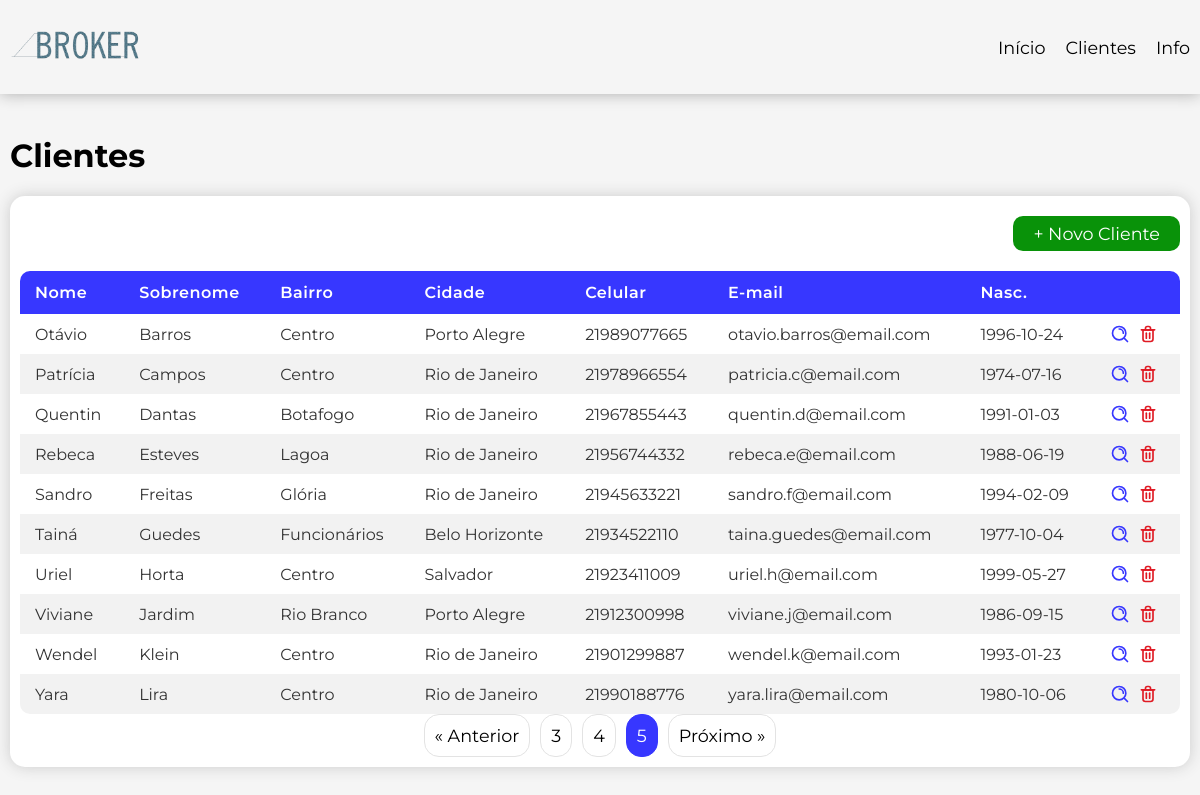
Screenshot of /clientes?page=5 with the database file from the repository.
### tables this page shows
CREATE TABLE IF NOT EXISTS addresses (
    id INT AUTO_INCREMENT NOT NULL,
    id_customer INT NOT NULL,
    street VARCHAR(100) NOT NULL,
    number INT NOT NULL,
    complement VARCHAR(10),
    neighborhood VARCHAR(100) NOT NULL,
    city VARCHAR(100) NOT NULL,
    state CHAR(2) NOT NULL,
    cep VARCHAR(8) NOT NULL,
    active BOOLEAN NOT NULL DEFAULT TRUE,
    created_at TIMESTAMP NOT NULL,
    modified_at TIMESTAMP NULL,
    deleted_at TIMESTAMP NULL,
    PRIMARY KEY(id),
    
    FOREIGN KEY(id_customer) 
    REFERENCES customers(id)
    ON DELETE CASCADE
);

CREATE TABLE IF NOT EXISTS customers (
    id INT AUTO_INCREMENT NOT NULL,
    first_name VARCHAR(40) NOT NULL,
    last_name VARCHAR(40) NOT NULL,
    cpf VARCHAR(11) UNIQUE,
    birth_date DATE,
    cellphone VARCHAR(15),
    email varchar(254),
    active BOOLEAN NOT NULL DEFAULT TRUE,
    created_at TIMESTAMP NOT NULL,
    modified_at TIMESTAMP NULL,
    deleted_at TIMESTAMP NULL,
    PRIMARY KEY(id)
);

### App/Controller/CustomerController.php (called while the page is built, shortened)
<?php
final class CustomerController {
    private readonly CustomerUsecase $usecase;
    public function __construct(CustomerUsecase $usecase) {
        $this->usecase = $usecase;
    }
    final public function all(): void {
        $limit = 10;
        $currentPage = filter_input(INPUT_GET, 'page', FILTER_VALIDATE_INT) ?? 1;
        $offset = ($currentPage - 1) * $limit;
        $customers = $this->usecase->getAll($limit, $offset);
        $totalPages = ceil($customers['total_records'] / $limit);
        require_once VIEW . 'pages/customers.php';
    }
}

### App/Usecase/CustomerUsecase.php (called while the page is built, shortened)
<?php
final class CustomerUsecase {
    private readonly CustomerRepository $customerRepo;
    public function __construct(CustomerRepository $customerRepo, AddressRepository $addressRepo) {
        $this->customerRepo = $customerRepo;
    }
    public function getAll(int $limit, int $offset):?array {
        $result = $this->customerRepo->fetchAll($limit, $offset);
        if (!empty($result)) {
            return $result;
        }
        return null;
    }
}

### App/Repository/CustomerRepository.php (called while the page is built, shortened)
<?php
class CustomerRepository {
    private readonly mysqli $db;
    public function __construct(mysqli $db) {
        $this->db = $db;
    }
    public function fetchAll(int $limit, int $offset): ?array {
        $totalRecords = $this->countAll();
        $query = "SELECT c.id, c.first_name, c.last_name, c.cpf, c.birth_date, c.cellphone, c.email, a.neighborhood, a.city
                FROM customers c
                LEFT JOIN addresses a ON c.id = a.id_customer
                WHERE c.active = true
                LIMIT ? OFFSET ?";
        $stmt = $this->db->prepare($query);
        $success = $stmt->bind_param("ii", $limit, $offset);
        $stmt->execute();
        $result = $stmt->get_result()->fetch_all(MYSQLI_ASSOC);
        if (!empty($result)) {
            $customers = [];
            foreach ($result as $row) {
                $address = new AddressDtoResponse(null, null,null,null,$row['neighborhood'],$row['city']);
                $customer = new CustomerDtoResponse($row['id'], $row['first_name'], $row['last_name'], $row['cpf'], $row['birth_date'],
                        $row['email'], $row['cellphone'], $address);
                $customers[] = $customer;
            }
            return [
                'customers' => $customers,
                'total_records' => $totalRecords
            ];
        }
        return null;
    }
    public function countAll(): int {
        $query = "SELECT COUNT(id)
                    FROM customers
                    WHERE active = true;";
        $result = $this->db->query($query)->fetch_row();
        return (int) $result[0];
    }
}

### App/Dto/Response/CustomerDtoResponse.php (called while the page is built, shortened)
<?php
    final class CustomerDtoResponse {
        private ?int $id;
        private ?string $firstName;
        private ?string $lastName;
        private ?string $birthDate;
        private ?string $email;
        private ?string $cellphone;
        private ?AddressDtoResponse $address;
        public function getId(): ?int {
            return $this->id;
        }
        public function getFirstName(): ?string {
            return $this->firstName;
        }
        public function getLastName(): ?string {
            return $this->lastName;
        }
        public function getBirthDate(): ?string {
            return $this->birthDate;
        }
        public function getEmail(): ?string {
            return $this->email;
        }
        public function getCellphone(): ?string {
            return $this->cellphone;
        }
        public function getAddress(): ?AddressDtoResponse {
            return $this->address;
        }
        private function setId(?int $id): void {
            $this->id = $id;
        }
        public function setFirstName(?string $firstName): void {
            $this->firstName = $firstName;
        }
        public function setLastName(?string $lastName): void {
            $this->lastName = $lastName;
        }
        public function setBirthDate(?string $birthDate): void {
            $this->birthDate = $birthDate;
        }
        public function setEmail(?string $email): void {
            if (!empty($email)) {
                if (filter_var($email, FILTER_VALIDATE_EMAIL)) {
                    $this->email = $email;
                    return;
                }
                throw new Exception("Email is not valid", 400);
            } else {
                $this->email = $email;
            }
        }
        public function setCellphone(?string $cellphone): void {
            $this->cellphone = $cellphone;
        }
        public function setAddress(?AddressDtoResponse $address): void {
            $this->address = $address;
        }
    }

### App/Dto/Response/AddressDtoResponse.php (called while the page is built, shortened)
<?php
final class AddressDtoResponse {
    private ?string $neighborhood;
    private ?string $city;
    public function getNeighborhood(): ?string {
        return $this->neighborhood;
    }
    public function getCity(): ?string {
        return $this->city;
    }
    public function setNeighborhood(?string $neighborhood): void {
        $this->neighborhood = $neighborhood;
    }
    public function setCity(?string $city): void {
        $this->city = $city;
    }
}

### App/view/components/table.php (the view, shortened to what this page needs)
<div class="container">
    <h1>Clientes</h1>
    <div class="table-group bg-white">
        <div class="table-header">
            <a href="./clientes/cadastrar" class="btn-actions new">+ Novo Cliente</a>
        </div>
        <div class="table-container">
            <table>
                <thead>
                    <tr>
                        <th>Nome</th>
                        <th>Sobrenome</th>
                        <th>Bairro</th>
                        <th>Cidade</th>
                        <th>Celular</th>
                        <th>E-mail</th>
                        <th>Nasc.</th>
                        <th></th>
                    </tr>
                </thead>
                <tbody>
                    <?php if (empty($customers)): ?>
                        <tr>
                            <td colspan="8">Ainda não há clientes cadastrados</td>
                        </tr>
                    <?php else: ?>
                        <?php foreach ($customers['customers'] as $customer): ?>
                            <tr>
                                <td><?= $customer->getFirstName() ?></td>
                                <td><?= $customer->getLastName() ?></td>
                                <td><?= $customer->getAddress()->getNeighborhood() ?></td>
                                <td><?= $customer->getAddress()->getCity() ?></td>
                                <td><?= $customer->getCellphone() ?></td>
                                <td><?= $customer->getEmail() ?></td>
                                <td><?= $customer->getBirthDate() ?></td>
                                <td  class="table-actions" colspan="2">
                                    <a class="action-icon" href="<?= 'clientes/cadastrar?id=' . $customer->getId() ?>">
                                    </a>
                                    <a class="action-icon" href="<?= 'clientes/excluir?id=' . $customer->getId() ?>">
                                    </a>
                                </td>
                            </tr>
                        <?php endforeach; ?>
                    <?php endif ?>
                </tbody>
            </table>
        </div>
        <?php if ($totalPages > 1): ?>
            <div id="pagination">
                <a href="?page=<?= max(1, $currentPage - 1) ?>"
                class="btn-page <?= ($currentPage <= 1) ? 'disabled' : '' ?>">
                &laquo; Anterior
                </a>
                <?php for ($i = max(1, $currentPage - 2); $i <= min($totalPages, $currentPage + 2); $i++): ?>
                    <a href="?page=<?= $i ?>"
                    class="btn-page <?= ($i == $currentPage) ? 'active' : '' ?>">
                    <?= $i ?>
                    </a>
                <?php endfor; ?>
                <a href="?page=<?= min($totalPages, $currentPage + 1) ?>"
                class="btn-page <?= ($currentPage >= $totalPages) ? 'disabled' : '' ?>">
                Próximo &raquo;
                </a>
            </div>
        <?php endif; ?>
    </div>
</div>

### public/styles/main.css (style rules this page uses)
* { font-family: "Montserrat", sans-serif; box-sizing: border-box; }
a { text-decoration: none; font-size: 1.1rem; cursor: pointer; margin: 0; }
body { margin: 0; padding: 0; background-color: var(--white-background); }
.container { display: flex; flex-direction: column; width: 100%; max-width: var(--default-width-screen); padding: 20px 10px; }
.bg-white { background-color: white; box-shadow: 0 0 15px rgb(203, 203, 203); }
.btn-actions { padding: 7px 20px 7px 20px; border-radius: 10px; }
.new { background-color: var(--success); color: var(--white); }

### public/styles/variables.css (style rules this page uses)
:root { --primary-color: rgb(55, 55, 255); --secundary-color: rgb(252, 252, 252); --terciary-color: rgb(219, 216, 0); --dark: rgb(15, 15, 15); --white-background: rgb(245, 245, 245); --default-width-screen: 1300px; --white: white; --success: rgb(9, 146, 9); --error: rgb(206, 0, 0); }

### public/styles/table.css (style rules this page uses)
table { border-collapse: collapse; box-shadow: 0 4px 8px rgba(0, 0, 0, 0.1); border-radius: 8px; border-spacing: 0; border: none; width: 100%; font-family: 'Segoe UI', Tahoma, Geneva, Verdana, sans-serif; }
.table-container { margin-top: 20px; width: 100%; overflow-x: auto; border-radius: 10px; }
thead { background-color: var(--primary-color); color: white; }
th { padding: 12px 15px; text-align: left; font-weight: 600; letter-spacing: 0.5px; }
td { padding: 10px 15px; color: #333; }
tbody tr:nth-child(even) { background-color: #f2f2f2; }
tbody tr:last-child td { border-bottom: none; }
.table-header { display: flex; flex-direction: row-reverse; gap: 10px; margin-top: 10px; }
.table-group { padding: 10px; border-radius: 15px; overflow: hidden; }
.table-actions { display: flex; align-items: center; justify-content: space-around; }
.action-icon { width: 20px; height: 20px; display: block; margin-right: 5px; }
.action-icon svg { width: 100%; height: 100%; display: block; }
#pagination { display: flex; justify-content: center; gap: 10px; }
.btn-page { background-color: white; color: black; padding: 10px; border: 1px solid rgb(227, 227, 227); border-radius: 15px; }
.active { background-color: var(--primary-color); color: white; border: 1px solid var(--primary-color); }

### rows the page displays
addresses: id_customer.first_name "Otávio", id_customer.last_name "Barros", neighborhood "Centro", city "Porto Alegre", id_customer.cellphone "21989077665", id_customer.email "otavio.barros@email.com", id_customer.birth_date "1996-10-24"
addresses: id_customer.first_name "Patrícia", id_customer.last_name "Campos", neighborhood "Centro", city "Rio de Janeiro", id_customer.cellphone "21978966554", id_customer.email "patricia.c@email.com", id_customer.birth_date "1974-07-16"
addresses: id_customer.first_name "Quentin", id_customer.last_name "Dantas", neighborhood "Botafogo", city "Rio de Janeiro", id_customer.cellphone "21967855443", id_customer.email "quentin.d@email.com", id_customer.birth_date "1991-01-03"
addresses: id_customer.first_name "Rebeca", id_customer.last_name "Esteves", neighborhood "Lagoa", city "Rio de Janeiro", id_customer.cellphone "21956744332", id_customer.email "rebeca.e@email.com", id_customer.birth_date "1988-06-19"
addresses: id_customer.first_name "Sandro", id_customer.last_name "Freitas", neighborhood "Glória", city "Rio de Janeiro", id_customer.cellphone "21945633221", id_customer.email "sandro.f@email.com", id_customer.birth_date "1994-02-09"
addresses: id_customer.first_name "Tainá", id_customer.last_name "Guedes", neighborhood "Funcionários", city "Belo Horizonte", id_customer.cellphone "21934522110", id_customer.email "taina.guedes@email.com", id_customer.birth_date "1977-10-04"
addresses: id_customer.first_name "Uriel", id_customer.last_name "Horta", neighborhood "Centro", city "Salvador", id_customer.cellphone "21923411009", id_customer.email "uriel.h@email.com", id_customer.birth_date "1999-05-27"
addresses: id_customer.first_name "Viviane", id_customer.last_name "Jardim", neighborhood "Rio Branco", city "Porto Alegre", id_customer.cellphone "21912300998", id_customer.email "viviane.j@email.com", id_customer.birth_date "1986-09-15"
addresses: id_customer.first_name "Wendel", id_customer.last_name "Klein", neighborhood "Centro", city "Rio de Janeiro", id_customer.cellphone "21901299887", id_customer.email "wendel.k@email.com", id_customer.birth_date "1993-01-23"
addresses: id_customer.first_name "Yara", id_customer.last_name "Lira", neighborhood "Centro", city "Rio de Janeiro", id_customer.cellphone "21990188776", id_customer.email "yara.lira@email.com", id_customer.birth_date "1980-10-06"
